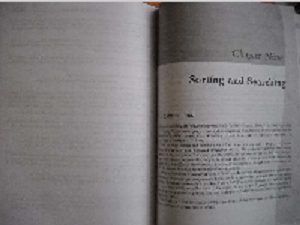
#> input picture images/bookpage.png, 300 x 225 px
$ python 6_Thresholding.py
#> lines starting #> are read from the running program, lines starting #| are printed output that depends on the picture; after the words box and inside, x2 and y2 are one past the last pixel; in counts of white or black regions, pixels touching at a corner belong together
"""
This code reads an image, applies several types of thresholding, and displays the results.
The process continues until a key is pressed.
"""
import cv2

img = cv2.imread('images/bookpage.png')
#> img is the input picture: shape (225, 300, 3); mean B, G, R 124.8, 123.6, 126.3
retval, threshold = cv2.threshold(img, 120, 255, cv2.THRESH_BINARY)
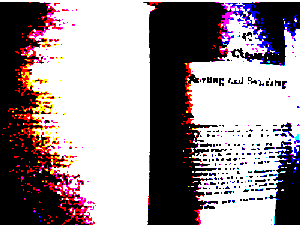
#> threshold: shape (225, 300, 3); mean B, G, R 147, 142.2, 154.4

grayscaled = cv2.cvtColor(img, cv2.COLOR_BGR2GRAY)
retval2, threshold2 = cv2.threshold(grayscaled, 40, 240, cv2.THRESH_BINARY)
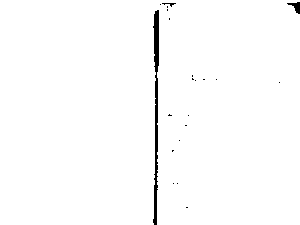
#> threshold2: shape (225, 300); values 0 (black) and 240 (white), 98.7% white; 21 black regions (18 under 20 px), largest, box (x1, y1, x2, y2) and area: (153, 10, 159, 225) 725, (287, 2, 300, 14) 73, (162, 3, 176, 7) 22
gaus = cv2.adaptiveThreshold(grayscaled, 255, cv2.ADAPTIVE_THRESH_GAUSSIAN_C, cv2.THRESH_BINARY, 115, 1)
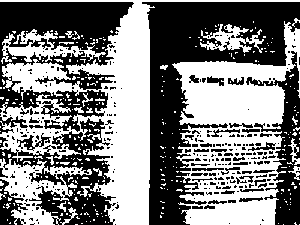
#> gaus: shape (225, 300); 50.3% white; 301 black regions (255 under 20 px), largest, box (x1, y1, x2, y2) and area: (142, 2, 300, 225) 13444, (0, 2, 134, 132) 8386, (0, 118, 116, 225) 4605
retval2, otsu = cv2.threshold(grayscaled, 125, 240, cv2.THRESH_BINARY+cv2.THRESH_OTSU)
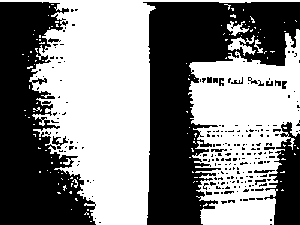
#> otsu: shape (225, 300); values 0 (black) and 240 (white), 52% white; 233 black regions (214 under 20 px), largest, box (x1, y1, x2, y2) and area: (143, 2, 300, 225) 16055, (0, 2, 96, 225) 12577, (264, 122, 300, 225) 2130
#> retval2 = 123


cv2.imshow('original', img)
cv2.imshow('threshold', threshold)
cv2.imshow('threshold2', threshold2)
cv2.imshow('gaus', gaus)
cv2.imshow('otsu', otsu)
cv2.waitKey(0)
cv2.destroyAllWindows()
